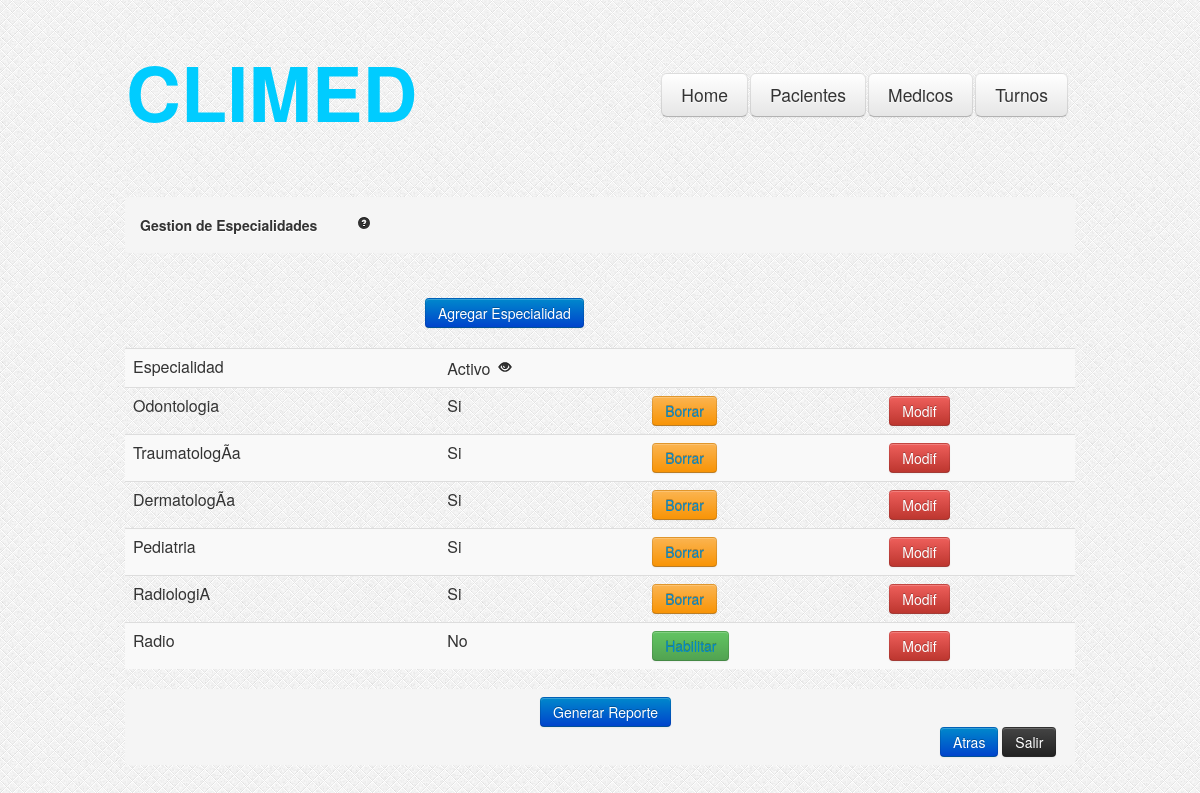
/GestionEspecialidades.php?ojito=0, run on the app's committed database.
### tables this page shows
CREATE TABLE IF NOT EXISTS `especialidades` (
  `idespecialidad` int(11) NOT NULL AUTO_INCREMENT,
  `nombre` varchar(200) NOT NULL,
  `activo` tinyint(1) NOT NULL DEFAULT '1',
  PRIMARY KEY (`idespecialidad`)
);

### GestionEspecialidades.php (the view, shortened to what this page needs)
<?php
	if (!isset($_GET['ojito'])) {
		$ojito=1;
	}else{
		$ojito=$_GET['ojito'];
	}
	$consulta = "SELECT idespecialidad,nombre,activo FROM especialidades where activo = ".$ojito." OR 0 = ".$ojito." ";
    $resultado = mysql_query($consulta);
?>
<html>
<head>
<link rel="stylesheet" type="text/css" href="css/estilo.css"/>
<link rel="stylesheet" type="text/css" href="css/bootstrap.css"/>
<link rel="stylesheet" type="text/css" href="css/bootstrap-responsive.css"/>
</head>
<body style="background-image:url('images/bg.png')">
	<div class="encapsulador">
		<table style="margin-top: 40px; ">
			<tr>
			<td>
				<h3 style="font-size: 76px;margin-top: 30px; color: #00CCFF;">CLIMED</h3>
			</td>
			<td>
				<div class="menu">
					<table>
						<tr>
							<td><a href="#"><button class="btn btn-large" type="button">Home</button></a></td>
							<td><a href="#"><button class="btn btn-large" type="button">Pacientes</button></a></td>
							<td><a href="#"><button class="btn btn-large" type="button">Medicos</button></a></td>
							<td><a href="#"><button class="btn btn-large" type="button">Turnos</button></a></td>
						</tr>
					</table>
				</div>
			</td>
			</tr>
		</table>
		<div class="contenedor">
			<ul class="breadcrumb">
				<li>
					<h5>Gestion de Especialidades<a href="#" style="margin-left: 40px;"><i class="icon-question-sign"></i></a></h5>
				</li>
			</ul>
			<button class="btn btn-primary" type="button" onclick="location.href='AltaEspecialidades.php'" style="margin-top: 25px;margin-left: 300px;">
			   Agregar Especialidad
			</button>
			</div>
			<div id="tabla-gestion-especialidades" style="margin-top:20px;">
				<table class="table table-striped">
					<tr>
						<td>Especialidad</td>
						<td>Activo
						<?php
							if($ojito == 1){
								echo "<a href='GestionEspecialidades.php?ojito=0'><i class='icon-eye-close' style='margin-left: 3px; margin-top: 3px;'></i></a>";
							} else {
								echo "<a href='GestionEspecialidades.php?ojito=1'><i class='icon-eye-open' style='margin-left: 3px; margin-top: 3px;'></i></a>";
							}
						?>
						</td>
						<td></td>
						<td></td>
					</tr>
					<?php
				while ($valor = mysql_fetch_array($resultado))
				{
				?>
					<tr>
						<td><?php echo $valor["nombre"]; ?></td>
						<?php
							$id = $valor['idespecialidad'];
							if( $valor["activo"] == 1 ){
								echo "<td>  Si </td>";
								echo "<td><button class='btn btn-warning' type='button'><a href='BorrarEspecialidad.php?idespecialidad=".$id."'>Borrar </a></button> </td>";
							}
						    else {
							    echo "<td>No</td>";
								echo "<td><button class='btn btn-success' type='button'><a href='HabilitarEspecialidad.php?idespecialidad=".$id."'>Habilitar </a></button> </td>";
							}
						?>
						<td><button class="btn btn-danger" onclick="location.href='Especialidad.php?idespecialidad=<?php echo $valor["idespecialidad"]; ?>'"type="button">Modif</button> </td>
					</tr>
				<?php
				}
				?>
				</table>
			</div>
			<ul class="breadcrumb">
				<li>
					<button class="btn btn-primary" style="margin-left:400px;" type="button">Generar Reporte</button>
					<div style="margin-left: 800px;">
						<button class="btn btn-primary"type="button"> Atras </button>
						<button class="btn btn-inverse" type="button"> Salir </button>
					</div>
				</li>
			</ul>
		</div>
</body>
</html>

### css/estilo.css (style rules this page uses)
.encapsulador { width:950px; height:auto; margin: auto; }
.menu { margin-top:27px; margin-left:241px; }
.contenedor { margin-top: 75px; }

### data on the page
especialidades: nombre "Odontologia"
especialidades: nombre "TraumatologÃ­a"
especialidades: nombre "DermatologÃ­a"
especialidades: nombre "Pediatria"
especialidades: nombre "RadiologiA"
especialidades: nombre "Radio"
